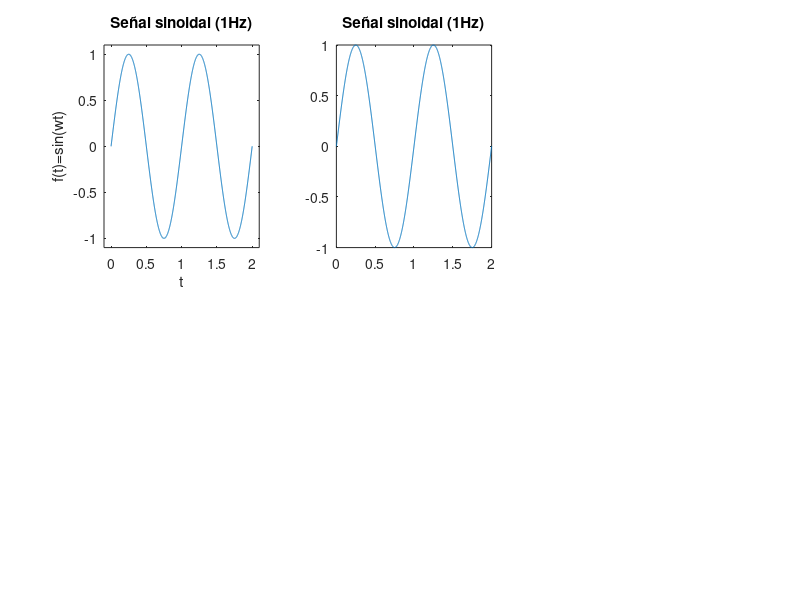

MATLAB code for this plot: (Note: this script raises an error after producing the figure.)
% Ejercicio 06
% Calcular y graficar la funcion f(t)=sin(wt)
% w=2*pi*f          f(t) = A*sin(f*w*t)+k
% Mostrarla en tiempo continuo
clear;
clc;
t=0:0.001:2;
w=2*pi;         % Frecuencia en segundos
f=1;               % Frecuencia en Hz
ft=sin(f*w*t);  % Calcular el seno
k=0;
% Desplazamiento en amplitud
a=-.5;      % Desplazamiento en el tiempo
t1=t-a; 
% Escalamiento en aplitud
A=1.5;      % Amplitud de la señal sinoidal (pico)
f2=A*sin(f*w*t);
% Desplazamiento en el tiempo
f1= sin(f*w*t) +k;
% Escalamiento en el tiempo
c=.5;       % Es el factor de escalamiento en el tiempo
t2=c*t;
% Mostrar resultados
subplot(2,3,1);
plot(t,ft);
title("Señal sinoidal (1Hz)");
xlabel('t');
ylabel('f(t)=sin(wt)');
axis([-0.1 2.1 -1.1 1.1]);

subplot(2,3,2);
plot(t,f1);
title("Señal sinoidal (1Hz)");
subtitle('Desplazamiento en amplitud');
xlabel('t');
ylabel('f(t)=sin(wt) + k')
axis([-0.1 2.1 (-1.1+k) (1.1+k)]);

subplot(2,3,3);
plot(t1,ft)
title("Señal sinoidal (1Hz)");
subtitle("Desplazamiento en el tiempo"),
xlabel('t');
ylabel('f(t)=sin(wt + a)');
axis([(-0.1-a) (2.1-a) -1.1 1.1]);

subplot(2,3,5);
plot(t,f2);
title("Señal sinoidal (1Hz)");
subtitle("Escalamiento en amplitud");
xlabel('t');
ylabel('f(t)=A*sin(wt)');
axis([-0.1 2.1 (-1.1*A) (1.1*A)]);

subplot(2,3,6);
plot(t2,ft);
title("Señal sinoidal (1Hz)");
subtitle("Escalamiento en el tiempo");
xlabel('t');
ylabel('f(t)=sin(c*wt)');
axis([-0.1 2.1 -1.1 1.1]);

subplot(2,3,4);
plot(t,ft,'b',t1,ft,'r');
title("Señal sinoidal (1Hz)");
subtitle('y senoidal con despl. en Amp');
xlabel('t');
ylabel('f(t)');
